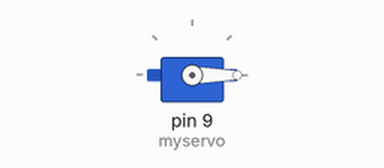
Bench run of a sketch on a simulated Arduino Uno, built with avr-gcc and run on an emulated ATmega328P. Shown: servo.

Above: at 0.15 s.
Timing chart, 0 to 1.6 s (numbered marks = the images above):
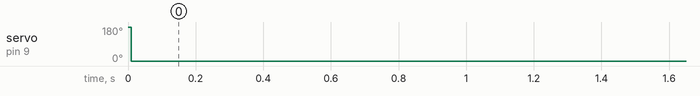

Measured:
- by itself, servo on pin 9 (myservo): 180° → 0° at 0.01 s

The sketch:

sabo_kihon.ino
```cpp
#include<Servo.h>

Servo myservo;
void setup() {
  myservo.attach(9);
  myservo.write(0);
}

void loop() {
  int k = 180;
  int m = 0;
    myservo.write(k);
    delay(10);
    myservo.write(m);
    delay(10);
}
```
